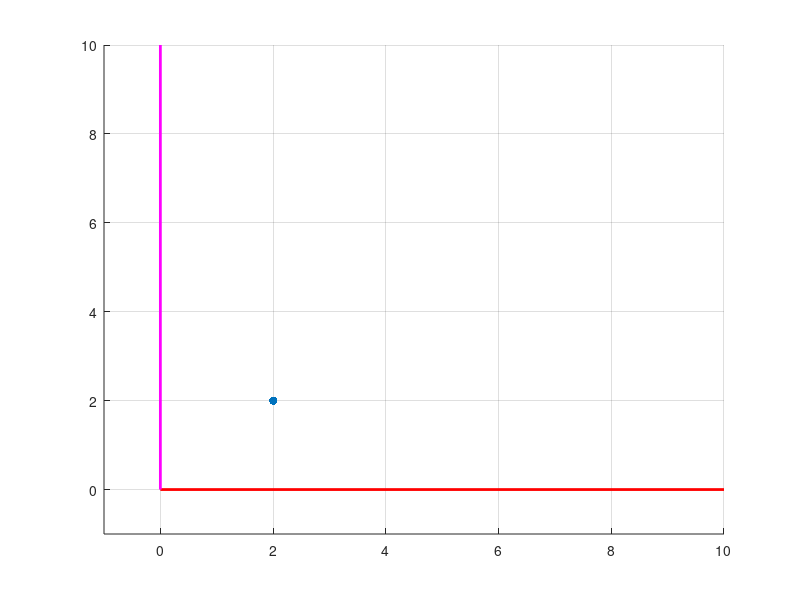

MATLAB code for this plot: (Note: this script raises an error after producing the figure.)
Punto1 = [2 2 0 1]';
PuntoAnimacion = Punto1;

for i = 0:0.1:8

    clf

    line([0 10],[0 0],[0 0],'LineWidth',2,'Color','red');
    line([0 0],[0 10],[0 0],'LineWidth',2,'Color','magenta');

    axis([-1 10 -1 10]);
    grid on;
    hold on

    % PLOTEAR EL PUNTO 1 | PISTA SCATTER
    scatter(Punto1(1),Punto1(2),'filled','black');

    % TRASLADAR EL PUNTO
    PuntoAnimacion = TranslationHomogenea(i, i, 0, Punto1);

    % PLOTEAR EL PUNTO 2 | PISTA SCATTER
    scatter(PuntoAnimacion(1),PuntoAnimacion(2),'filled');

    % AGREGAR PAUSA
    pause(0.1)

end
